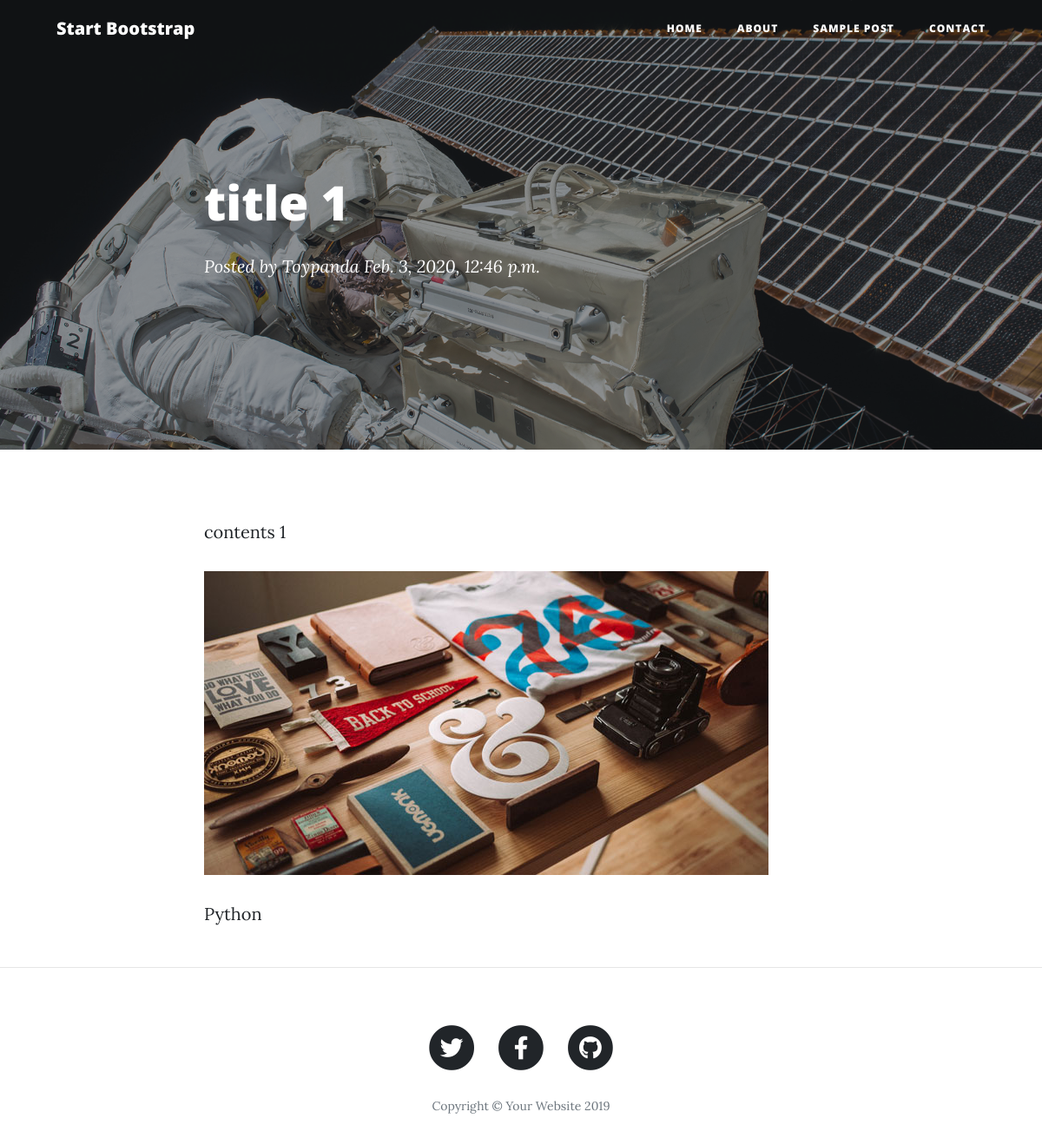
/post/1, run on the app's committed database.
### main/models.py (models this page shows, shortened)
class Post(models.Model):
    title = models.CharField(max_length=50)
    contents = models.TextField()
    img = models.ImageField()
    dateCreate = models.DateTimeField()
    category = TaggableManager()

### main/views.py (the view)
# urls.py: path('post/<int:pk>', postdetail, name='detail'),
def postdetail(request, pk):
    post = Post.objects.get(pk=pk)
    return render(request, 'main/postdetail.html', {'post':post})

### main/templates/main/postdetail.html (shortened to what this page needs)
{% extends "main/base.html" %}
{% load static %}
{% block content %}
  <header class="masthead" style="background-image: url('{% static 'img/post-bg.jpg' %}')">
    <div class="overlay"></div>
    <div class="container">
      <div class="row">
        <div class="col-lg-8 col-md-10 mx-auto">
          <div class="post-heading">
            <h1>{{post.title}}</h1>
            <span class="meta">Posted by
              <a href="#">Toypanda</a>
              {{post.dateCreate}}</span>
          </div>
        </div>
      </div>
    </div>
  </header>
  <article>
    <div class="container">
      <div class="row">
        <div class="col-lg-8 col-md-10 mx-auto">
          <p>{{post.contents|linebreaks}}</p>
          {% if post.img %}
            <img class="img-fluid" src="{{post.img.url}}" alt="">
          {% endif %}
          <p>{{post.category.names.0}}</p>
        </div>
      </div>
    </div>
  </article>
<hr>
{% endblock %}

### data on the page
Post: title "title 1", dateCreate "Feb. 3, 2020, 12:46 p.m.", contents "contents 1", img (picture), category.names.0 "Python"
